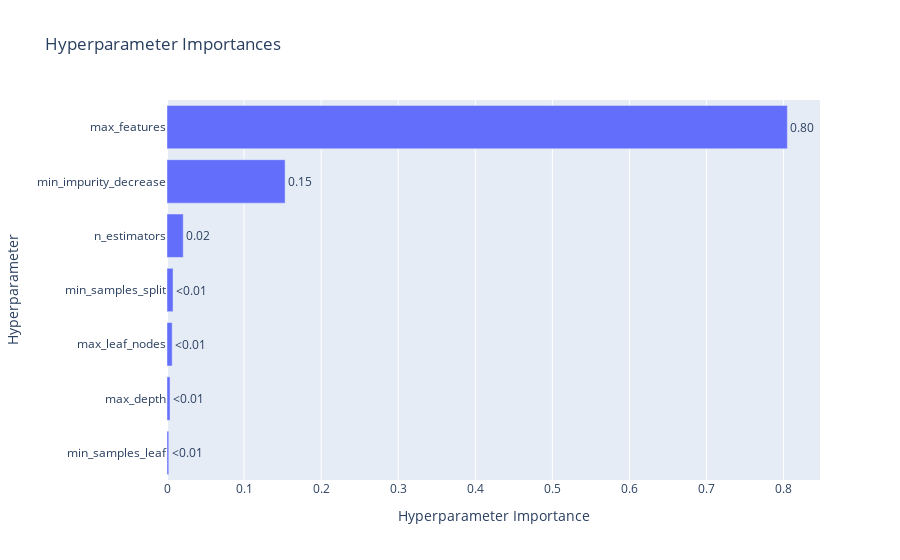

Notebook cell for this chart:
### Code cell
vis.plot_param_importances(study=study_ex)

### Figure 1 — Plotly figure (JSON) as saved in the notebook; plotly's stock layout.template omitted (floating-point values rounded to 4 significant figures)
{"data": [{"cliponaxis": false, "hovertemplate": ["min_samples_leaf (IntDistribution): 0.002307117450316279<extra></extra>", "max_depth (IntDistribution): 0.003939416482315907<extra></extra>", "max_leaf_nodes (IntDistribution): 0.006723934004062648<extra></extra>", "min_samples_split (IntDistribution): 0.00784552601156702<extra></extra>", "n_estimators (IntDistribution): 0.021076349461666248<extra></extra>", "min_impurity_decrease (FloatDistribution): 0.15324375768299162<extra></extra>", "max_features (CategoricalDistribution): 0.8048638989070802<extra></extra>"], "name": "Objective Value", "orientation": "h", "text": ["<0.01", "<0.01", "<0.01", "<0.01", "0.02", "0.15", "0.80"], "textposition": "outside", "type": "bar", "x": [0.002307, 0.003939, 0.006724, 0.007846, 0.02108, 0.1532, 0.8049], "y": ["min_samples_leaf", "max_depth", "max_leaf_nodes", "min_samples_split", "n_estimators", "min_impurity_decrease", "max_features"]}], "layout": {"title": {"text": "Hyperparameter Importances"}, "xaxis": {"title": {"text": "Hyperparameter Importance"}}, "yaxis": {"title": {"text": "Hyperparameter"}}}}
